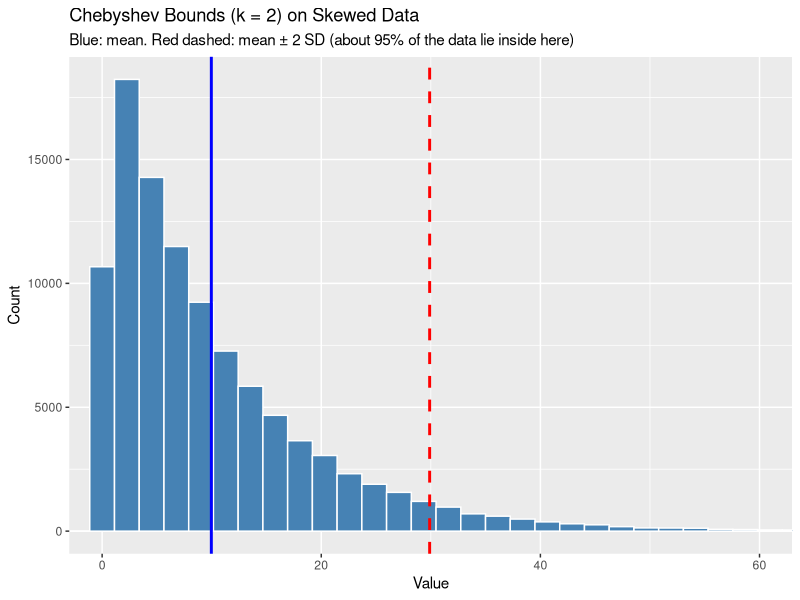

Recreate this plot in R.
## ---- chunk 1
set.seed(123)
n <- 100000

# Three completely different distribution shapes
data_normal <- rnorm(n, mean = 50, sd = 10)          # bell-shaped
data_skewed <- rexp(n, rate = 0.1)                   # heavily right-skewed
data_ushape <- rbeta(n, shape1 = 0.5, shape2 = 0.5)  # U-shaped

# Actual % of data within k standard deviations of the mean
check_chebyshev <- function(data, k = 2) {
  mu <- mean(data)
  sigma <- sd(data)
  actual_prop <- mean(data >= mu - k * sigma & data <= mu + k * sigma)
  round(actual_prop * 100, 2)
}

cat("Chebyshev minimum guarantee (k = 2): 75.00%\n")
cat("Normal distribution actual:        ", check_chebyshev(data_normal), "%\n")
cat("Right-skewed (Exponential) actual: ", check_chebyshev(data_skewed), "%\n")
cat("U-shaped (Beta) actual:            ", check_chebyshev(data_ushape), "%\n")
## ---- chunk 2
#| fig-alt: "Histogram of right-skewed data with a blue line at the mean and red dashed lines two standard deviations either side."
library(ggplot2)

mu_skew <- mean(data_skewed)
sd_skew <- sd(data_skewed)

ggplot(data.frame(x = data_skewed), aes(x)) +
  geom_histogram(bins = 60, fill = "steelblue", colour = "white") +
  geom_vline(xintercept = mu_skew, colour = "blue", linewidth = 1) +
  geom_vline(xintercept = mu_skew + c(-2, 2) * sd_skew,
             colour = "red", linewidth = 1, linetype = "dashed") +
  coord_cartesian(xlim = c(0, 60)) +
  labs(title = "Chebyshev Bounds (k = 2) on Skewed Data",
       subtitle = "Blue: mean. Red dashed: mean ± 2 SD (about 95% of the data lie inside here)",
       x = "Value", y = "Count")
